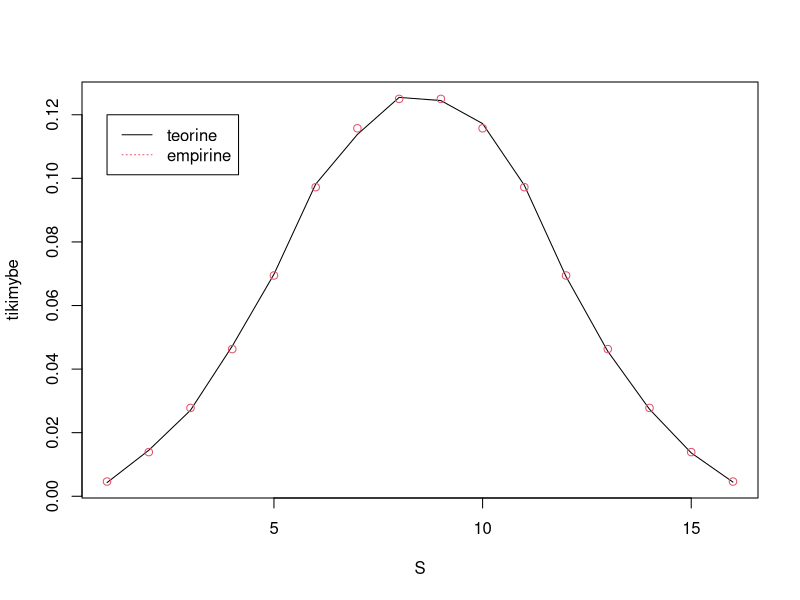
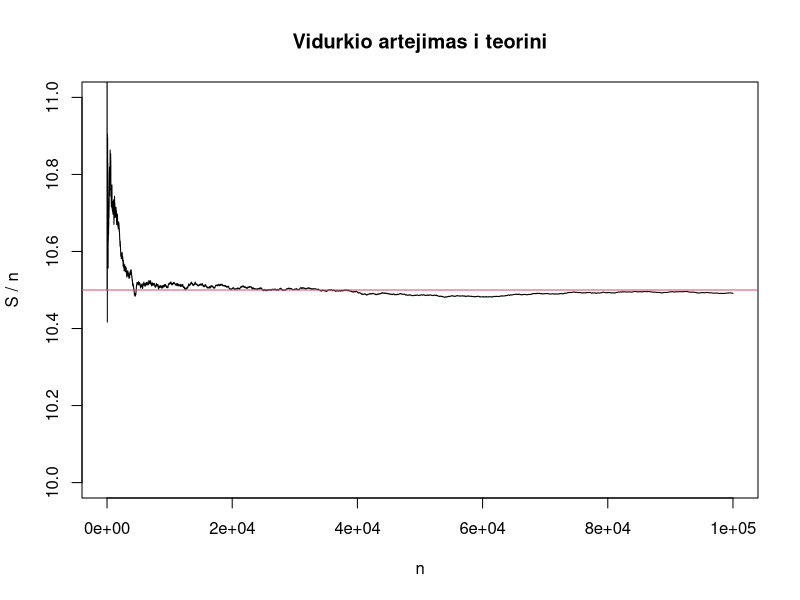
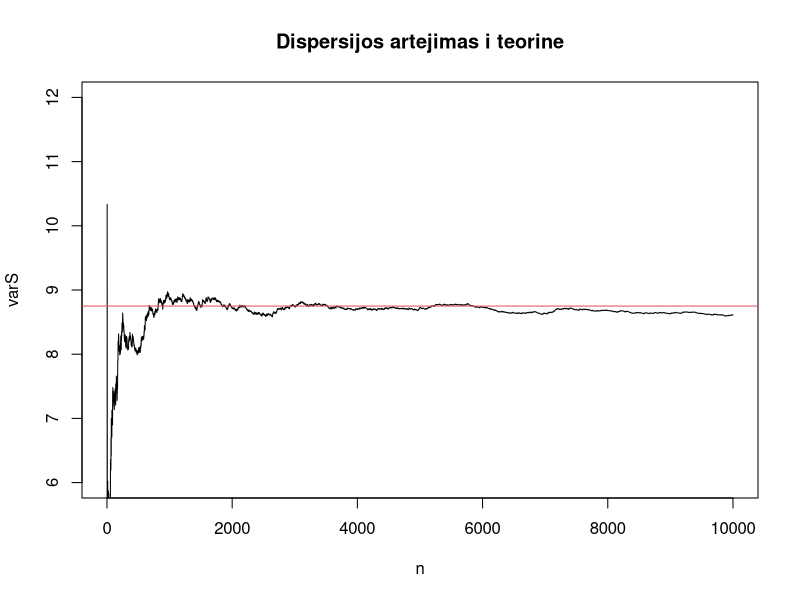

The R source for these figures, in order:
## ---- chunk 1
knitr::opts_chunk$set(echo = TRUE)
## ---- chunk 2
n = 10^5
S <- replicate(n, (sum(sample(1:6, 3, replace = TRUE)))) # sugeneruojama imtis
head(S)
## ---- chunk 3
all <- expand.grid(1:6, 1:6, 1:6) # sugeneruojami visi galimi kauliuku iskritimo variantai
all <- rowSums(all) 
prob_t <- table(all) / length(all) 
prob_t <- as.matrix(prob_t)
## ---- chunk 4
prob_e <- table(S) / length(S)
prob_e <- as.matrix(prob_e)
table <- data.frame(prob_e, prob_t)
## ---- chunk 5
plot(prob_e, type = "l", xlab = "S", ylab = "tikimybe")
points(prob_t, col = 2, lty = 3)
legend(1, 0.12, c("teorine", "empirine"), lty = c(1, 3), col = c(1, 2))
## ---- chunk 6
ES <- sum(prob_t[,1] * unique(all))
ES
var <- sum(prob_t[,1] * (unique(all) - ES)^2)
var
## ---- chunk 7
plot(cumsum(S)/1:n, type="l", xlab="n", ylab = "S / n", main="Vidurkio artejimas i teorini", ylim = c(10,11))
abline(h=ES, col=2)
## ---- chunk 8
a=S*0
for(i in 1:10000){
  a[i]=var(S[1:i])
}

plot(a[1:10000], type="l", xlab="n", ylab="varS", main="Dispersijos artejimas i teorine", ylim = c(6, 12))

abline(h=var, col=2)
